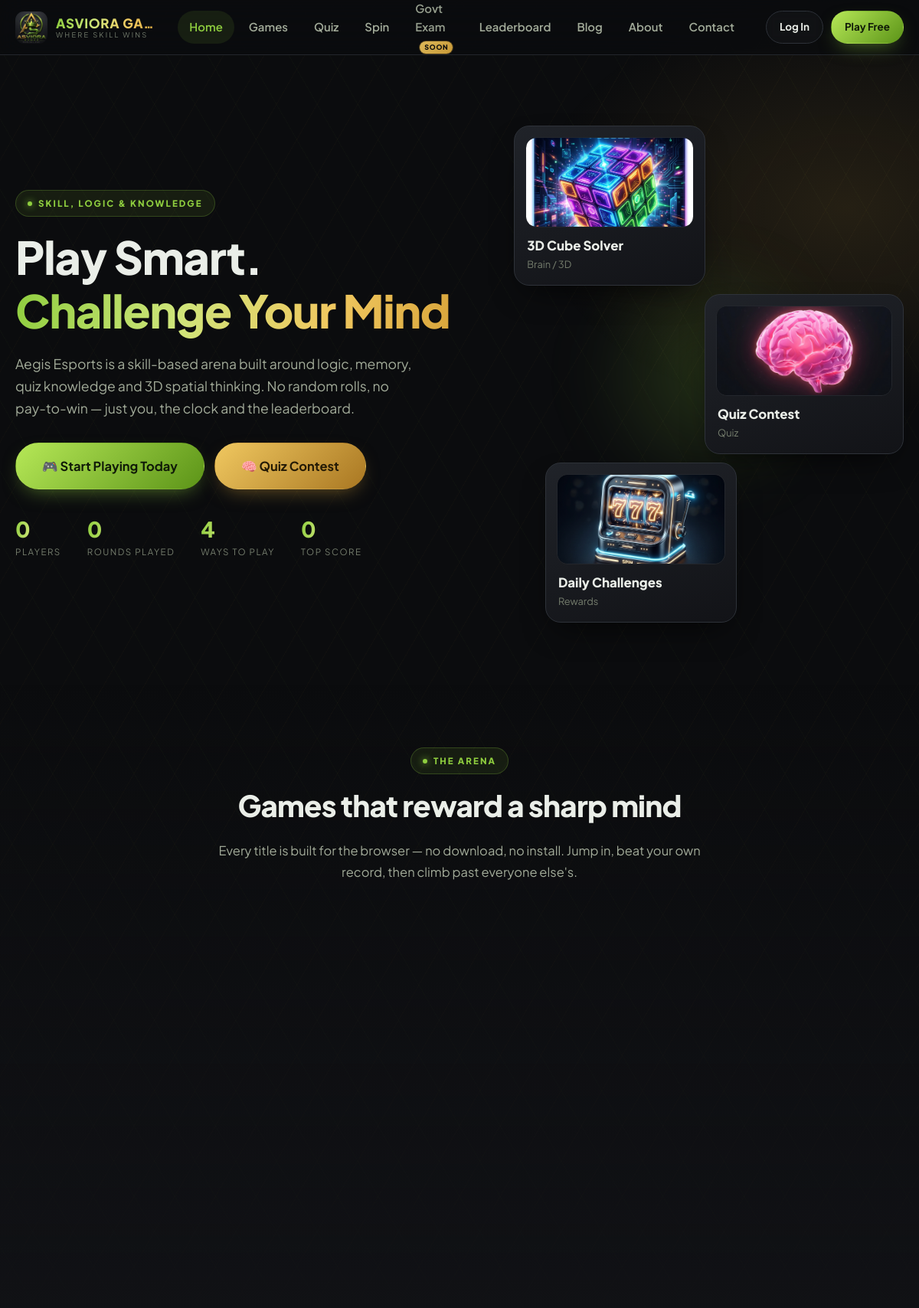
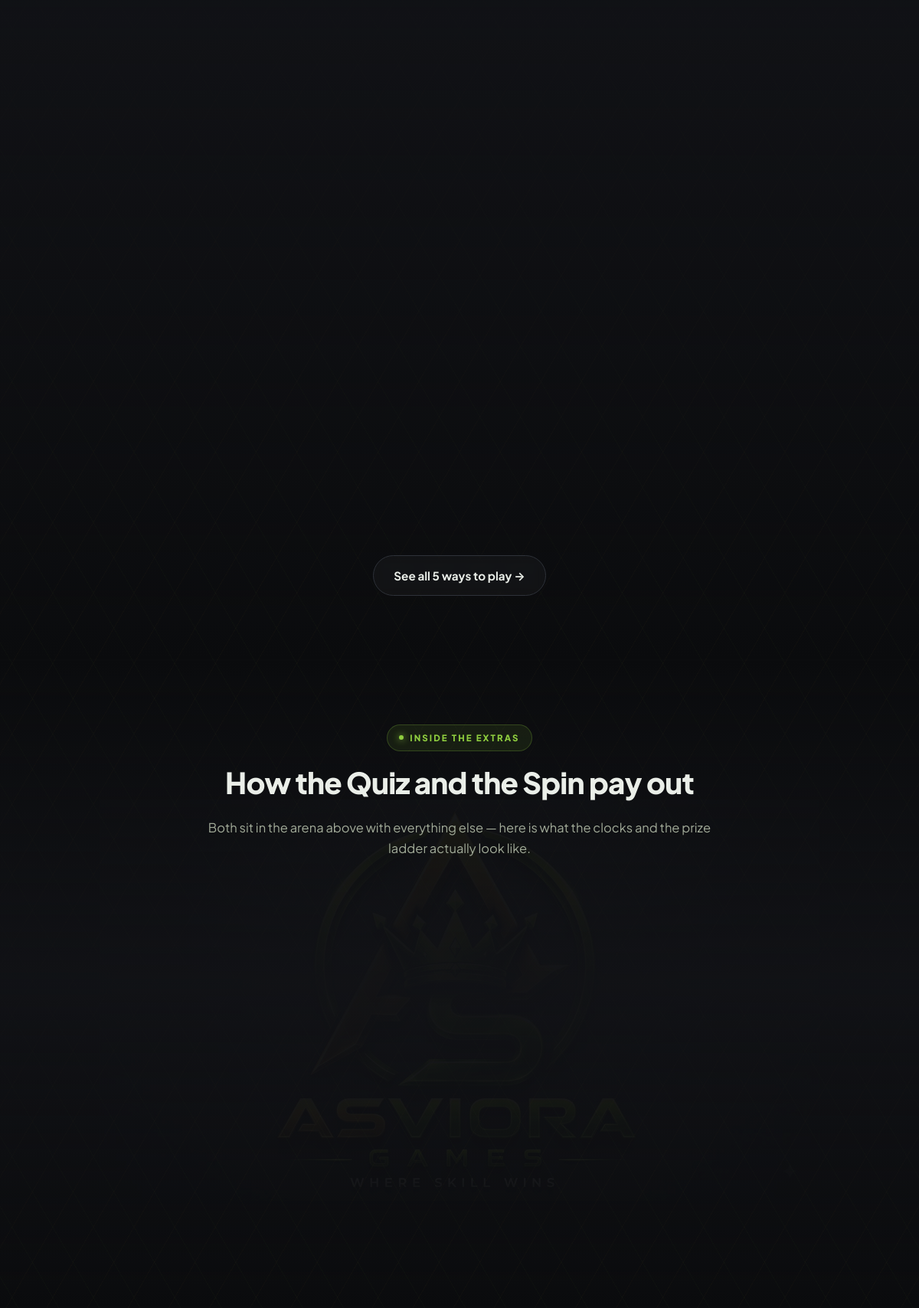
The page / (upper part) on the database its author committed (2 pictures, top to bottom).
### tables this page shows
CREATE TABLE `games` (
  `id`            INT UNSIGNED NOT NULL AUTO_INCREMENT,
  `slug`          VARCHAR(60)  NOT NULL,
  `title`         VARCHAR(120) NOT NULL,
  `tagline`       VARCHAR(180) DEFAULT NULL,
  `description`   TEXT,
  `category`      VARCHAR(60)  NOT NULL DEFAULT 'Puzzle',
  `path`          VARCHAR(200) NOT NULL COMMENT 'relative folder of the HTML5 game',
  `thumbnail`     VARCHAR(255) DEFAULT NULL,
  `icon`          VARCHAR(20)  DEFAULT NULL COMMENT 'emoji / short glyph',
  `entry_coins`   INT          NOT NULL DEFAULT 0,
  `reward_coins`  INT          NOT NULL DEFAULT 50,
  `score_order`   ENUM('desc','asc') NOT NULL DEFAULT 'desc'
                  COMMENT 'desc = higher is better, asc = lower (time) is better',
  `is_active`     TINYINT(1)   NOT NULL DEFAULT 1,
  `is_featured`   TINYINT(1)   NOT NULL DEFAULT 0,
  `sort_order`    INT          NOT NULL DEFAULT 0,
  `plays`         INT UNSIGNED NOT NULL DEFAULT 0,
  `created_at`    TIMESTAMP    NOT NULL DEFAULT CURRENT_TIMESTAMP,
  PRIMARY KEY (`id`),
  UNIQUE KEY `uq_game_slug` (`slug`),
  KEY `idx_game_active` (`is_active`)
);

### index.php (the view, shortened to what the rows shown need)
<?php
require_once __DIR__ . '/config/config.php';
$arena   = arena_items();
$quizOn = quiz_on();
$spinOn = spin_on();
require __DIR__ . '/includes/header.php';
?>
<section class="hero">
  <div class="container hero-grid">
    <div>
      <h1 class="reveal in">
        Play Smart.<br>
        <span class="gradient-text">Challenge Your Mind</span>
      </h1>
    </div>
    <div class="hero-visual">
      <?php
        $lead   = array_values(array_filter($arena, fn($i) => $i['kind'] !== 'game'));
        $plain  = array_values(array_filter($arena, fn($i) => $i['kind'] === 'game'));
        $tiles  = array_slice(array_merge(array_slice($plain, 0, 1), $lead, array_slice($plain, 1)), 0, 3);
        $pos    = ['fc-1', 'fc-2', 'fc-3'];
        foreach ($tiles as $n => $t):
      ?>
        <a href="<?= e($t['play_url']) ?>" class="float-card <?= $pos[$n] ?>">
          <div class="fc-thumb">
            <?php if ($t['thumb']): ?>
              <img src="<?= e($t['thumb']) ?>" alt="<?= e($t['title']) ?>">
            <?php else: ?>
              <span class="fc-icon"><?= $t['icon'] ?></span>
            <?php endif; ?>
          </div>
          <div class="fc-title"><?= e($t['title']) ?></div>
          <div class="fc-meta"><?= e($t['category']) ?></div>
        </a>
      <?php endforeach; ?>
    </div>
  </div>
</section>
<section class="section section-tint" id="games">
  <div class="container">
    <div class="head center">
      <h2>Games that reward a sharp mind</h2>
    </div>
  </div>
</section>
<?php if ($quizOn || $spinOn): ?>
<section class="section section-tint">
  <div class="container">
    <div class="head center">
      <h2>How the Quiz and the Spin pay out</h2>
    </div>
  </div>
</section>
<?php endif; ?>
<?php require __DIR__ . '/includes/footer.php'; ?>

### rows shown on the page
games: shows a picture, title "3D Cube Solver", category "Brain / 3D"

### other values the page prints
$site "ASVIORA GA…"
$slogan "WHERE SKILL WINS"
$label "Home"
$label "Games"
$label "Quiz"
$label "Spin"
$label "Govt Exam"
$label "Leaderboard"
$label "Blog"
$label "About"
$label "Contact"
setting('site_name', 'Aegis Esports') "Aegis Esports"
$t['title'] "Quiz Contest"
$t['category'] "Quiz"
$t['title'] "Daily Challenges"
